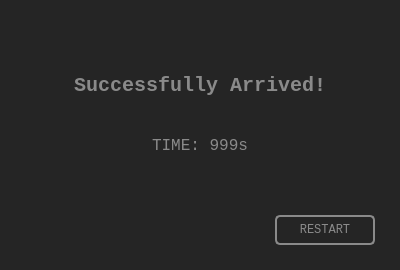
<?xml version="1.0" encoding="UTF-8"?>
<ui version="4.0">
 <class>SuccessDialog</class>
 <widget class="QDialog" name="SuccessDialog">
  <property name="geometry">
   <rect>
    <x>0</x>
    <y>0</y>
    <width>400</width>
    <height>270</height>
   </rect>
  </property>
  <property name="font">
   <font>
    <family>Consolas</family>
   </font>
  </property>
  <property name="windowTitle">
   <string>Arrived Maze</string>
  </property>
  <property name="styleSheet">
   <string notr="true">background-color: rgb(37, 37, 37);
color: rgb(138, 138, 138);</string>
  </property>
  <widget class="QPushButton" name="pRestartButton">
   <property name="geometry">
    <rect>
     <x>275</x>
     <y>215</y>
     <width>100</width>
     <height>30</height>
    </rect>
   </property>
   <property name="styleSheet">
    <string notr="true">QPushButton
{
	background-color: rgb(37, 37, 37);
	color: rgb(138, 138, 138);
	border: 2px solid;
	border-color: rgb(138, 138, 138);
	border-radius: 5px;
}
QPushButton:hover
{
	background-color: rgb(53, 53, 53);
	color: rgb(234, 234, 234);
	border-color: rgb(234, 234, 234);
}
</string>
   </property>
   <property name="text">
    <string>RESTART</string>
   </property>
  </widget>
  <widget class="QLabel" name="pInfoLabel">
   <property name="geometry">
    <rect>
     <x>0</x>
     <y>55</y>
     <width>400</width>
     <height>60</height>
    </rect>
   </property>
   <property name="font">
    <font>
     <family>Consolas</family>
     <pointsize>15</pointsize>
     <bold>true</bold>
    </font>
   </property>
   <property name="styleSheet">
    <string notr="true"/>
   </property>
   <property name="text">
    <string>Successfully Arrived!</string>
   </property>
   <property name="alignment">
    <set>Qt::AlignCenter</set>
   </property>
  </widget>
  <widget class="QLabel" name="pTimeLabel">
   <property name="geometry">
    <rect>
     <x>0</x>
     <y>115</y>
     <width>400</width>
     <height>60</height>
    </rect>
   </property>
   <property name="font">
    <font>
     <family>Consolas</family>
     <pointsize>12</pointsize>
    </font>
   </property>
   <property name="styleSheet">
    <string notr="true"/>
   </property>
   <property name="text">
    <string>TIME: 999s</string>
   </property>
   <property name="alignment">
    <set>Qt::AlignCenter</set>
   </property>
  </widget>
 </widget>
 <resources/>
 <connections/>
</ui>
